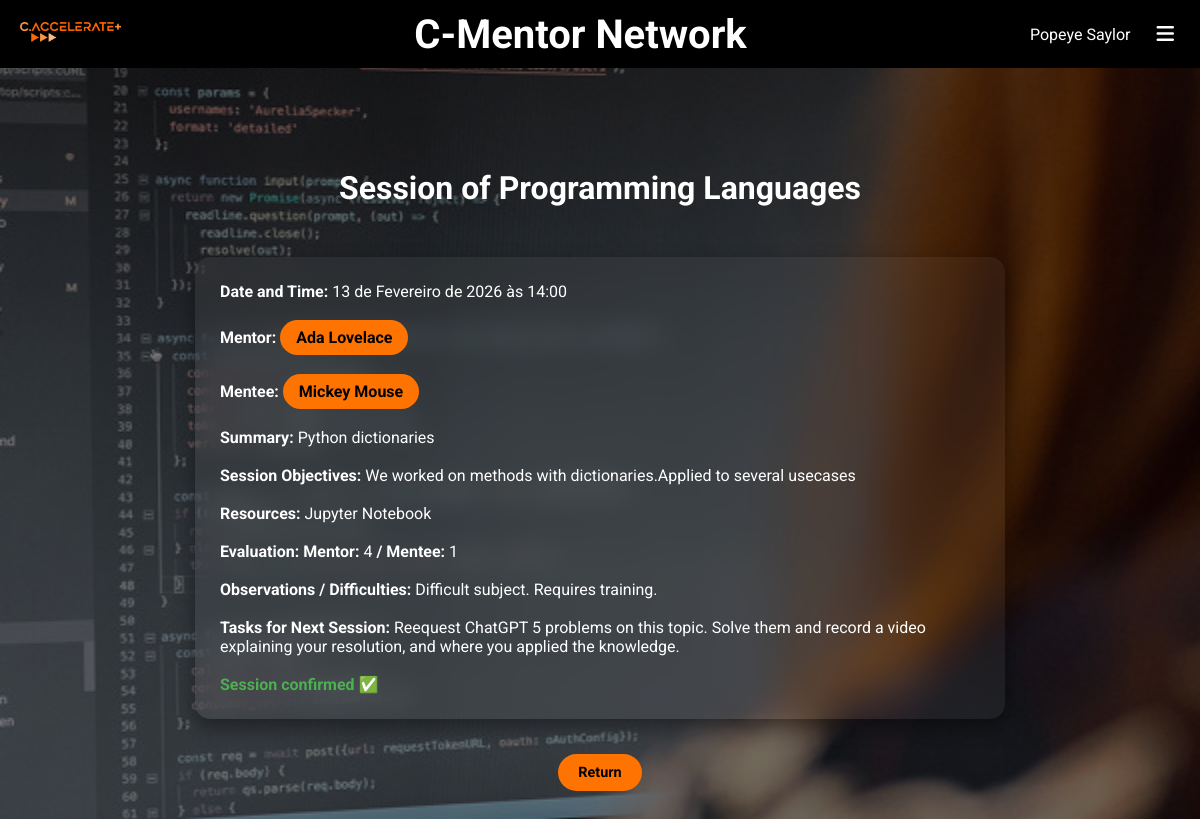
The app's page /vermais/42 (signed in) with its own data.
### mentoria/models.py (models this page shows, shortened)
class Sessao(models.Model):
    diade = models.ForeignKey(Diade, on_delete=models.CASCADE, related_name='sessoes')
    data = models.DateTimeField()
    sumario = models.CharField(max_length=200)
    objetivo = models.CharField(max_length=200)
    recursos = models.CharField(max_length=200)
    avaliacao_mentor = models.IntegerField(null=True, blank=True, default=1,validators=[
            MaxValueValidator(5),
            MinValueValidator(1)
        ])
    avaliacao_mentorando = models.IntegerField(null=True, blank=True, default=1,validators=[
            MaxValueValidator(5),
            MinValueValidator(1)
        ])
    observacoes = models.CharField(max_length=200)
    planificacao_proxima_sessao = models.CharField(max_length=200)
    confirmado = models.BooleanField(default=False)
    reportado = models.BooleanField(default=False)

class Diade(models.Model):
    ano_lectivo = models.ForeignKey(AnoLectivo, on_delete=models.CASCADE, related_name='diades', default=1)
    mentor =  models.ForeignKey(Mentor, on_delete=models.CASCADE, related_name='diades_mentor')
    mentorando =  models.ForeignKey(Mentorando, on_delete=models.CASCADE, related_name='diades_mentorando')
    ativo = models.BooleanField(null=True, blank=True, default=True)
    data_criacao = models.DateField(auto_now_add=True)

class Mentor(models.Model):
    aluno = models.ForeignKey(Aluno, on_delete=models.CASCADE, related_name='mentorias')
    ano_lectivo = models.ForeignKey(AnoLectivo, on_delete=models.CASCADE, related_name='mentorias')
    disciplina = models.ForeignKey(Disciplina, on_delete=models.CASCADE, related_name='mentorias')
    nota = models.IntegerField(null=True, blank=True, default=None)
    ativo = models.BooleanField(null=True, blank=True, default=True)

class Mentorando(models.Model):
    aluno = models.ForeignKey(Aluno, on_delete=models.CASCADE, related_name='mentorandias')
    ano_lectivo = models.ForeignKey(AnoLectivo, on_delete=models.CASCADE, related_name='mentorandias')
    disciplina = models.ForeignKey(Disciplina, on_delete=models.CASCADE, related_name='mentorandias')
    ativo = models.BooleanField(null=True, blank=True, default=True)

### app/models.py (models this page shows, shortened)
class Disciplina(models.Model):
    nome = models.CharField(max_length=100)
    ano = models.IntegerField(null=True, blank=True)
    semestre = models.IntegerField(null=True, blank=True)
    alunos = models.ManyToManyField(
        Aluno, related_name='disciplinas')
    def __str__(self):
        return self.nome

class Aluno(models.Model):
    ANO_CHOICES = [(1, 1), (2, 2), (3, 3)]
    user = models.OneToOneField(User, on_delete=models.CASCADE, default=None)
    numero = models.CharField(max_length=100)
    curso = models.ForeignKey(
        Curso, on_delete=models.CASCADE, related_name='alunos')
    ano = models.IntegerField(choices=ANO_CHOICES, null=True)
    @property
    def nome_completo(self):
        return self.user.first_name + ' ' + self.user.last_name.split()[-1]
    class Meta:
        ordering = ['user__first_name', 'user__last_name']
    def __str__(self):
        return self.nome_completo

### mentoria/views.py (the view)
# urls.py: path('vermais/<int:sessao_id>', views.vermais_view, name='vermais'),
@login_required
def vermais_view(request, sessao_id):
    ano = AnoLectivo.objects.get(ano='25-26')
    sessao = Sessao.objects.get(id=sessao_id)
    return render(request, 'mentoria/ver_mais.html', {'sessao': sessao, 'ano': ano, 'semestre':semestre})

### mentoria/templatetags/custom_filters.py (called while the page is built)
@register.filter(name='in_group')
def in_group(user, group_name):
    return user.groups.filter(name=group_name).exists()

### mentoria/templates/mentoria/ver_mais.html (shortened to what this page needs)
{% extends "app/base.html" %}
{% block main %}
<main>
<h1>Session of {{ sessao.diade.mentor.disciplina }}</h1>
<div class="disciplina">
    <b>Date and Time:</b> {{ sessao.data }}
    <br><br>
    <b>Mentor:</b>
    <a class="mentor-link" href="{% url 'perfil' sessao.diade.mentor.aluno.id %}" target="_blank">
        {{ sessao.diade.mentor.aluno }}
    </a>
    <br><br>
    <b>Mentee:</b>
    <a class="mentee-link" href="{% url 'perfil' sessao.diade.mentorando.aluno.id %}" target="_blank">
        {{ sessao.diade.mentorando.aluno }}
    </a>
    <br><br>
    <b>Summary:</b> {{ sessao.sumario }}
    <br><br>
    <b>Session Objectives:</b> {{ sessao.objetivo }}
    <br><br>
    <b>Resources:</b> {{ sessao.recursos }}
    <br><br>
    <b>Evaluation:</b> <b>Mentor:</b> {{ sessao.avaliacao_mentor }} <b>/ Mentee:</b> {{ sessao.avaliacao_mentorando }}
    <br><br>
    <b>Observations / Difficulties:</b> {{ sessao.observacoes }}
    <br><br>
    <b>Tasks for Next Session:</b> {{ sessao.planificacao_proxima_sessao }}
    <br><br>
    {% if not sessao.confirmado %}
        <span class="note">Note: Session to be confirmed by the mentee</span>
    {% else %}
        <span class="confirmed">Session confirmed ✅</span>
    {% endif %}
</div>
<a href="{% url 'mentores' %}" class="sessão">Return</a>
</main>
{% endblock main %}

### app/templates/app/base.html (shortened to what this page needs)
{% load custom_filters %}
<!DOCTYPE html>
<html lang="en">
<head>
    {% load static %}
    <link rel="stylesheet" href="{% static 'app/styles.css' %}">
	<link rel="stylesheet" href="https://cdnjs.cloudflare.com/ajax/libs/font-awesome/6.5.1/css/all.min.css">
</head>
<body>
    <header  style="padding:10px;">
        <div>
            <a href="{% url 'info' %}"><img src="{% static 'app/caccelerate.png' %}" alt="C-Accelerate" height="20px" style="margin:10px;"></a>
        </div>
		{% if request.user.is_authenticated and request.resolver_match.url_name != 'info' %}
		<h3 class="titulo">
			C-Mentor Network
		</h3>
		{% endif %}
        <nav>
			{% block nav %}
				{% if request.user.is_authenticated %}
				<span style="font-size:medium">{{ request.user.first_name }} {{ request.user.last_name }}</span>
				<div class="dropdown" tabindex="0" aria-haspopup="true" aria-expanded="false">
					<button class="dropbtn" aria-label="Open menu" aria-haspopup="true" aria-expanded="false" id="dropdownMenuBtn">
						<i class="fa fa-bars" aria-hidden="true"></i>
					</button>
				</div>
				{% else %}
					<a href="{% url 'horarios:login' %}" role="menuitem" tabindex="0" style="margin-top:0;">Log in
						<i class="fa fa-sign-in"></i>
					</a>
				{% endif %}
			{% endblock %}
        </nav>
    </header>
    <main>
        {% block main %}
        {% endblock main %}
    </main>
</body>
</html>

### static/app/styles.css (style rules this page uses)
body { padding: 0; margin: 0; font-family: 'Roboto', sans-serif; }
header { background-color: black; color: white; padding: 2.5px 20px; display: flex; flex-direction: row; align-items: center; justify-content: space-between; }
header h3 { margin:10px 0 10px 0px; }
header a { text-decoration: none; color:white; }
main { padding: 50px 20px; margin:auto; }

### records on screen
Sessao: diade.mentor.disciplina "Programming Languages", data "13 de Fevereiro de 2026 às 14:00", diade.mentor.aluno "Ada Lovelace", diade.mentorando.aluno "Mickey Mouse", sumario "Python dictionaries", objetivo "We worked on methods with dictionaries.Applied to several usecases", recursos "Jupyter Notebook", avaliacao_mentor "4", avaliacao_mentorando "1", observacoes "Difficult subject. Requires training.", planificacao_proxima_sessao "Reequest ChatGPT 5 problems on this topic. Solve them and record a video explaining your resolution, and where you applied the knowledge."

### other values on screen
{{ request.user.first_name }} "Popeye"
{{ request.user.last_name }} "Saylor"
